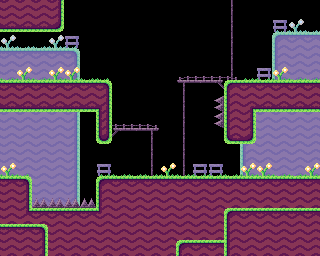

The image is a tile-based game level rendered from a .tmx file. Its description and complete source (layers, tilesets, objects, tile grids) follow:
An orthogonal 20x16 tile map with 16x16 px tiles, 2 tile layers (BackTiles, Tiles) and 21 objects (10x ground, 3x place_allow, 2x spike, 2x key, 2x door, ...).

<map version="1.10" tiledversion="1.11.2" orientation="orthogonal" renderorder="right-down" width="20" height="16" tilewidth="16" tileheight="16" infinite="0" nextlayerid="6" nextobjectid="102">
 <editorsettings>
  <export target="level11.lua" format="lua" />
 </editorsettings>
 <properties>
  <property name="DEBUG" type="bool" value="false" />
  <property name="crate" type="int" value="1" />
  <property name="dialog_name" value="none" />
  <property name="level_name" value="zigzag" />
  <property name="orb" type="int" value="2" />
  <property name="platform" type="int" value="1" />
  <property name="springboard" type="int" value="2" />
 </properties>
 <tileset firstgid="1" name="tiles" tilewidth="16" tileheight="16" tilecount="256" columns="16">
  <image source="../graphics/tiles.png" width="256" height="256" />
 </tileset>
 <layer id="5" name="BackTiles" width="20" height="16" tintcolor="#ffffff">
  <data encoding="csv">
0,0,0,0,0,0,0,0,0,0,0,0,0,0,66,0,0,0,0,0,
0,0,0,0,0,0,0,0,0,0,0,0,0,0,66,0,0,43,27,28,
27,28,28,27,44,0,0,0,0,0,0,0,0,0,66,0,0,6,7,7,
7,7,7,7,8,0,0,0,0,0,0,0,0,0,66,0,0,22,23,23,
23,23,23,23,24,0,0,0,0,0,0,0,0,0,66,0,52,22,23,23,
0,0,0,0,0,0,0,0,0,0,0,66,0,0,0,0,0,0,0,0,
0,0,0,0,0,0,0,0,0,0,0,66,0,0,0,0,0,0,0,0,
23,23,23,23,24,0,0,0,0,0,0,66,0,0,0,0,23,23,23,23,
23,23,23,23,24,0,0,0,0,66,0,66,0,0,0,23,23,23,23,23,
23,23,23,23,24,0,0,0,0,66,0,66,0,0,0,22,23,23,23,23,
23,23,23,23,24,0,52,0,0,66,0,66,52,52,0,22,23,23,23,23,
0,23,23,23,24,0,0,0,0,0,0,0,0,0,0,0,0,0,0,0,
0,0,23,23,24,0,0,0,0,0,0,0,0,0,0,0,0,0,0,0,
0,0,0,0,0,0,0,0,0,0,0,0,0,0,18,0,0,0,0,0,
0,0,18,0,0,0,0,0,0,0,0,0,0,0,0,0,0,0,0,0,
0,0,0,0,0,0,0,0,0,0,0,18,0,0,0,0,0,0,0,0
</data>
 </layer>
 <layer id="1" name="Tiles" width="20" height="16">
  <data encoding="csv">
18,18,18,19,0,0,0,0,0,0,0,0,0,0,0,0,0,0,0,0,
34,34,34,35,0,0,0,0,0,0,0,0,0,0,0,0,0,52,0,0,
0,0,0,0,52,0,0,0,0,0,0,0,0,0,0,0,0,0,0,0,
0,0,0,0,0,0,0,0,0,0,0,0,0,0,0,0,0,0,0,0,
69,68,69,68,68,69,85,0,0,0,0,101,102,102,103,84,69,68,69,69,
2,2,2,2,2,2,3,0,0,0,0,65,50,51,1,2,2,2,2,2,
34,34,34,34,34,34,115,0,0,0,0,0,0,82,17,20,34,34,34,34,
0,0,0,0,0,0,113,102,102,103,0,0,0,82,17,19,0,0,0,0,
0,0,0,0,0,0,129,49,50,67,0,0,0,0,33,35,0,0,0,0,
0,0,0,0,0,0,0,0,0,0,0,0,0,0,0,0,0,0,0,0,
68,85,0,0,0,0,84,69,69,69,68,69,69,69,69,68,68,69,69,68,
2,3,0,0,0,0,1,2,2,2,2,2,2,2,2,2,2,2,2,2,
18,19,81,81,81,81,17,18,18,18,18,18,18,18,18,18,18,18,18,18,
18,36,2,2,2,2,37,18,18,18,18,18,18,18,1,2,2,2,2,2,
2,2,3,18,18,18,18,18,18,18,18,18,18,18,17,18,18,18,18,18,
18,18,19,18,18,18,18,18,18,18,18,1,2,2,17,18,18,18,18,18
</data>
 </layer>
 <objectgroup id="2" name="Objects">
  <object id="4" type="player" x="24" y="64" width="16" height="16" />
  <object id="6" type="exit" x="280" y="160" width="16" height="16" />
  <object id="58" type="ground" x="0" y="208" width="320" height="48" />
  <object id="81" type="ground" x="0" y="80" width="112" height="32" />
  <object id="82" type="ground" x="224" y="80" width="96" height="32" />
  <object id="84" type="ground" x="96" y="176" width="224" height="32" />
  <object id="85" type="spike" x="32" y="204" width="64" height="4" />
  <object id="87" type="ground" x="176" y="80" width="48" height="4">
   <properties>
    <property name="oneway" value="up" />
   </properties>
  </object>
  <object id="88" type="key" x="288" y="16" width="16" height="16">
   <properties>
    <property name="color" value="yellow" />
   </properties>
  </object>
  <object id="89" type="ground" x="224" y="112" width="32" height="32" />
  <object id="90" type="door" x="236" y="144" width="16" height="32">
   <properties>
    <property name="color" value="red" />
    <property name="dir" value="ver" />
   </properties>
  </object>
  <object id="92" type="ground" x="96" y="112" width="16" height="32" />
  <object id="93" type="ground" x="0" y="176" width="32" height="32" />
  <object id="95" type="ground" x="112" y="128" width="48" height="4">
   <properties>
    <property name="oneway" value="up" />
   </properties>
  </object>
  <object id="96" type="door" x="228" y="144" width="16" height="32">
   <properties>
    <property name="color" value="yellow" />
    <property name="dir" value="ver" />
   </properties>
  </object>
  <object id="97" type="spike" x="220" y="96" width="4" height="32" />
  <object id="98" type="key" x="0" y="160" width="16" height="16">
   <properties>
    <property name="color" value="red" />
   </properties>
  </object>
  <object id="101" type="ground" x="0" y="0" width="64" height="32" />
 </objectgroup>
 <objectgroup color="#18abcc" id="4" name="Allow">
  <object id="69" type="place_allow" x="272" y="48" width="32" height="32" />
  <object id="99" type="place_allow" x="16" y="144" width="96" height="32" />
  <object id="100" type="place_allow" x="80" y="48" width="32" height="32" />
 </objectgroup>
</map>
